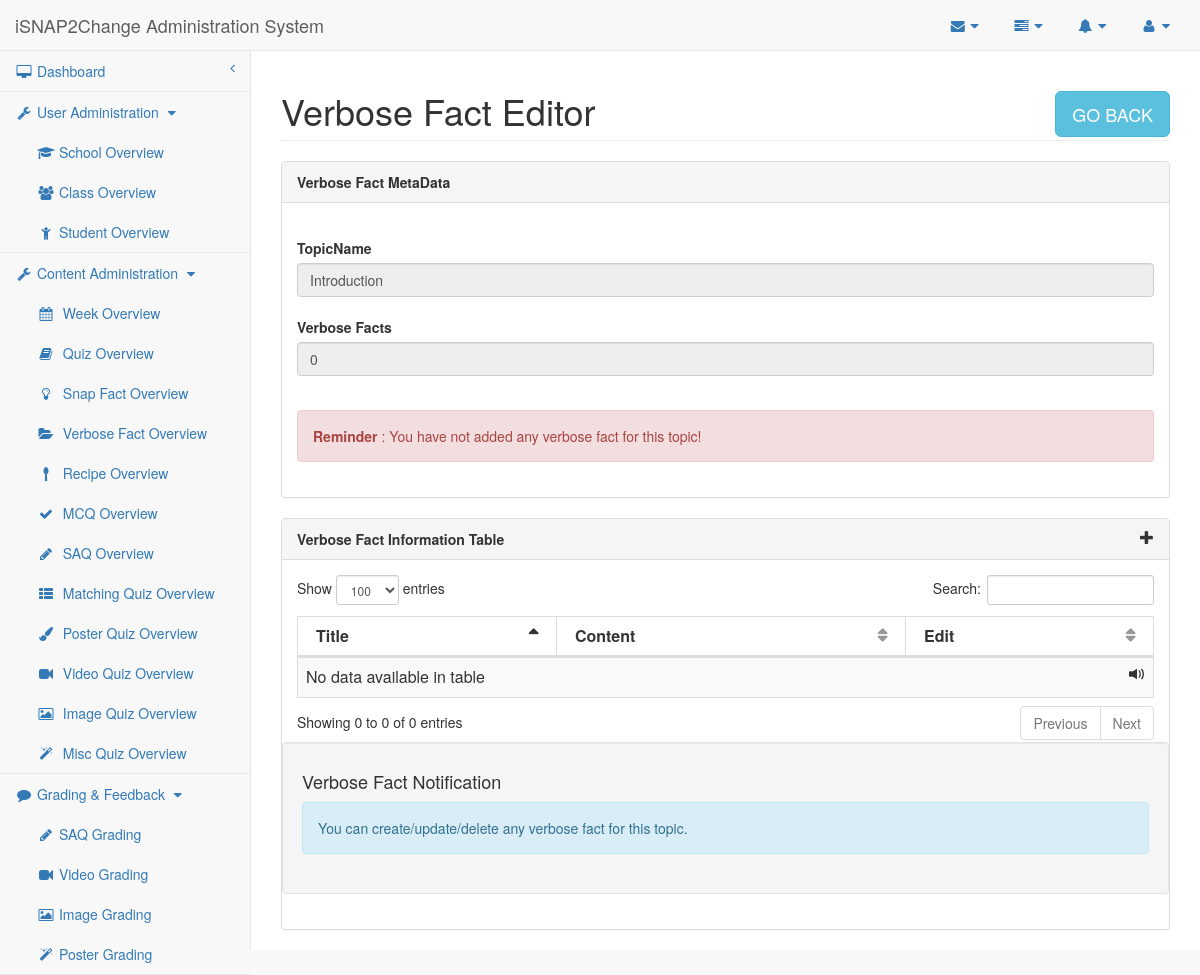
Before: /researcher/verbose-fact-editor.php?topicID=5 with the older database file.
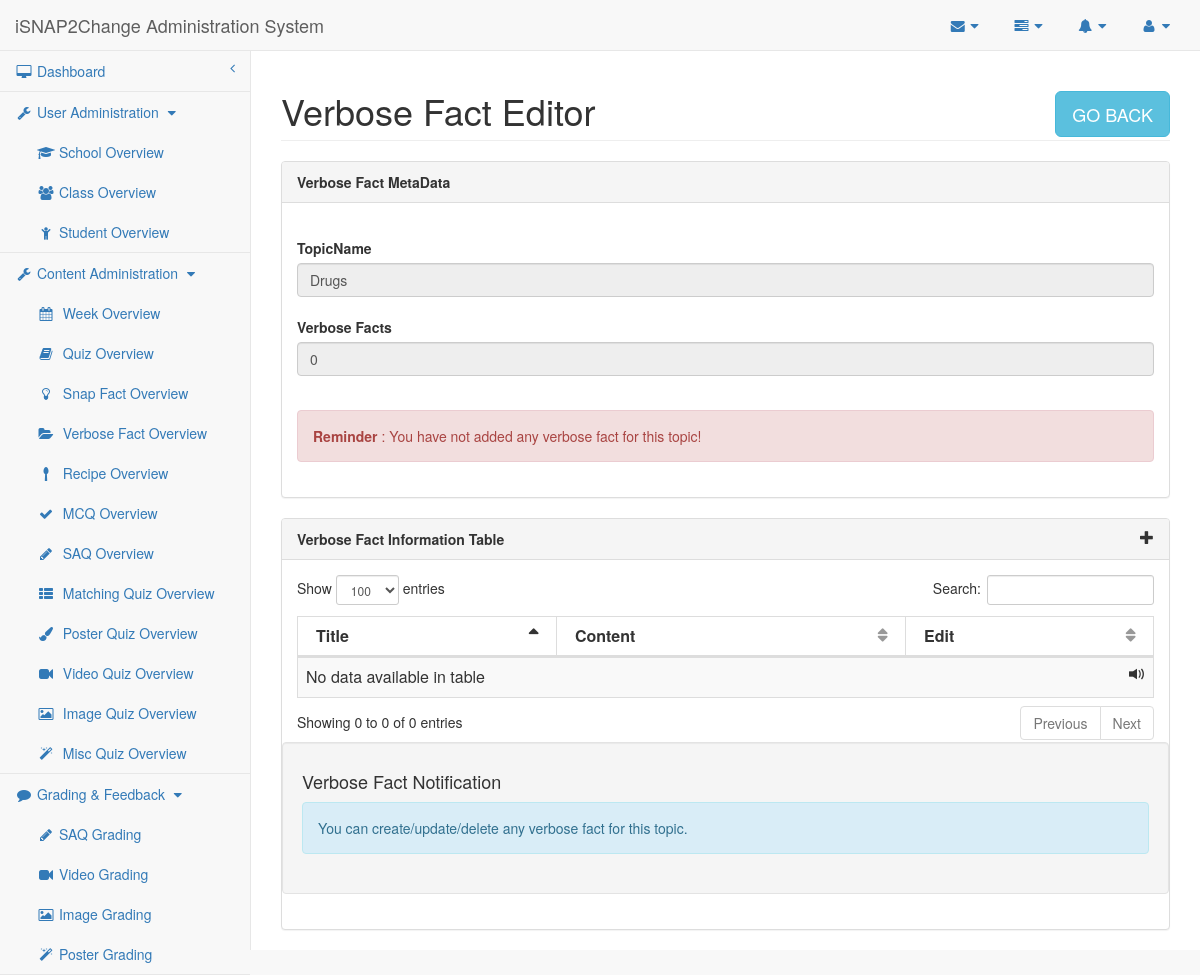
After: the same page with the newer database file.
### tables this page shows
CREATE TABLE IF NOT EXISTS `Topic` (
  TopicID   MEDIUMINT AUTO_INCREMENT,
  TopicName VARCHAR(190) UNIQUE,
  CONSTRAINT Topic_TopicID_PK PRIMARY KEY (TopicID)
);

### mysql-lib.php (called while the page is built, shortened)
<?php
function db_close(PDO $conn)
{
    $conn = null;
}
function getTopic(PDO $conn, $topicID)
{
    return getRecord($conn, $topicID, "Topic");
}
function getVerboseFactNumByTopic(PDO $conn, $topicID)
{
    $factSql = "SELECT COUNT(*) AS Count FROM Topic
                NATURAL JOIN Verbose_Fact
                WHERE TopicID = ? ";
    $factQuery = $conn->prepare($factSql);
    $factQuery->execute(array($topicID));
    return $factQuery->fetchColumn();
}
function getTablePK(PDO $conn, $tableName)
{
    $tableSql = "SHOW KEYS FROM $tableName WHERE Key_name = 'PRIMARY'";
    $tableQuery = $conn->prepare($tableSql);
    $tableQuery->execute();
    $tableResult = $tableQuery->fetchAll(PDO::FETCH_OBJ);
    $tablePK = $tableResult[0]->Column_name;
    return $tablePK;
}
function getRecord(PDO $conn, $recordID, $tableName, array $joinTables = null)
{
    $tablePK = getTablePK($conn, $tableName);
    $tableSql = "SELECT COUNT(*)
				 FROM $tableName
				 WHERE $tablePK = ?";
    $tableQuery = $conn->prepare($tableSql);
    $tableQuery->execute(array($recordID));
    $tableSql = "SELECT * FROM $tableName";
    $tableSql .= " WHERE $tablePK = ?";
    $tableQuery = $conn->prepare($tableSql);
    $tableQuery->execute(array($recordID));
    $tableResult = $tableQuery->fetch(PDO::FETCH_OBJ);
    return $tableResult;
}
?>

### researcher/verbose-fact-editor.php (the view, shortened to what this page needs)
<?php
require_once("../mysql-lib.php");
require_once("researcher-lib.php");
try {
    $conn = db_connect();
} catch (Exception $e) {
    debug_err($e);
}
try {
    if (isset($_GET['topicID'])) {
        $topicID = $_GET['topicID'];
        $topicName = getTopic($conn, $topicID)->TopicName;
        $phpSelf = $pageName . '.php?topicID=' . $topicID;
    }
} catch (Exception $e) {
    debug_err($e);
}
?>
<!DOCTYPE html>
<html lang="en">
<?php require_once('header-lib.php'); ?>
<body>
<div id="wrapper">
    <?php require_once('navigation.php'); ?>
    <div id="page-wrapper">
        <div class="row">
            <div class="col-lg-12">
                <h1 class="page-header">Verbose Fact Editor
                    <button type="button" class="btn btn-lg btn-info pull-right"
                            onclick="location.href='<?php echo "verbose-fact.php"; ?>'">GO BACK
                    </button>
                </h1>
            </div>
        </div>
        <div class="row">
            <div class="col-lg-12">
                <div class="panel panel-default">
                    <div class="panel-heading">
                        Verbose Fact MetaData
                    </div>
                    <div class="panel-body">
                        <form id="metadata-submission" method="post" action="<?php echo $phpSelf; ?>">
                            <br>
                            <label for="topicName">TopicName</label>
                            <input type="text" class="form-control" id="topicName" name="topicName"
                                   value="<?php echo $topicName; ?>" disabled>
                            <br>
                            <label for="verboseFacts">Verbose Facts</label>
                            <input type="text" class="form-control" id="verboseFacts" name="verboseFacts"
                                   value="<?php echo getVerboseFactNumByTopic($conn, $topicID); ?>" disabled>
                            <br>
                        </form>
                        <div class="alert alert-danger" id="noVerboseFactReminder" hidden>
                            <p><strong>Reminder</strong> : You have not added any verbose fact for this
                                topic!
                        </div>
                    </div>
                </div>
                <div class="panel panel-default">
                    <div class="panel-heading">
                        Verbose Fact Information Table <span class="glyphicon glyphicon-plus pull-right"
                                                             data-toggle="modal"
                                                             data-target="#dialog"></span>
                    </div>
                    <div class="panel-body">
                        <div class="dataTable_wrapper">
                            <table class="table table-striped table-bordered table-hover" id="datatables">
                                <?php require_once('table-head.php'); ?>
                                <tbody>
                                </tbody>
                            </table>
                        </div>
                        <div class="well row">
                            <h4>Verbose Fact Notification</h4>
                            <div class="alert alert-info">
                                <p>You can create/update/delete any verbose fact for this topic.</p>
                            </div>
                        </div>
                    </div>
                </div>
            </div>
        </div>
    </div>
</div>
<?php require_once('sb-admin-lib.php'); ?>
</body>
</html>

Changed rows visible on the page:
changed topic: topicName "Introduction" → "Drugs"
